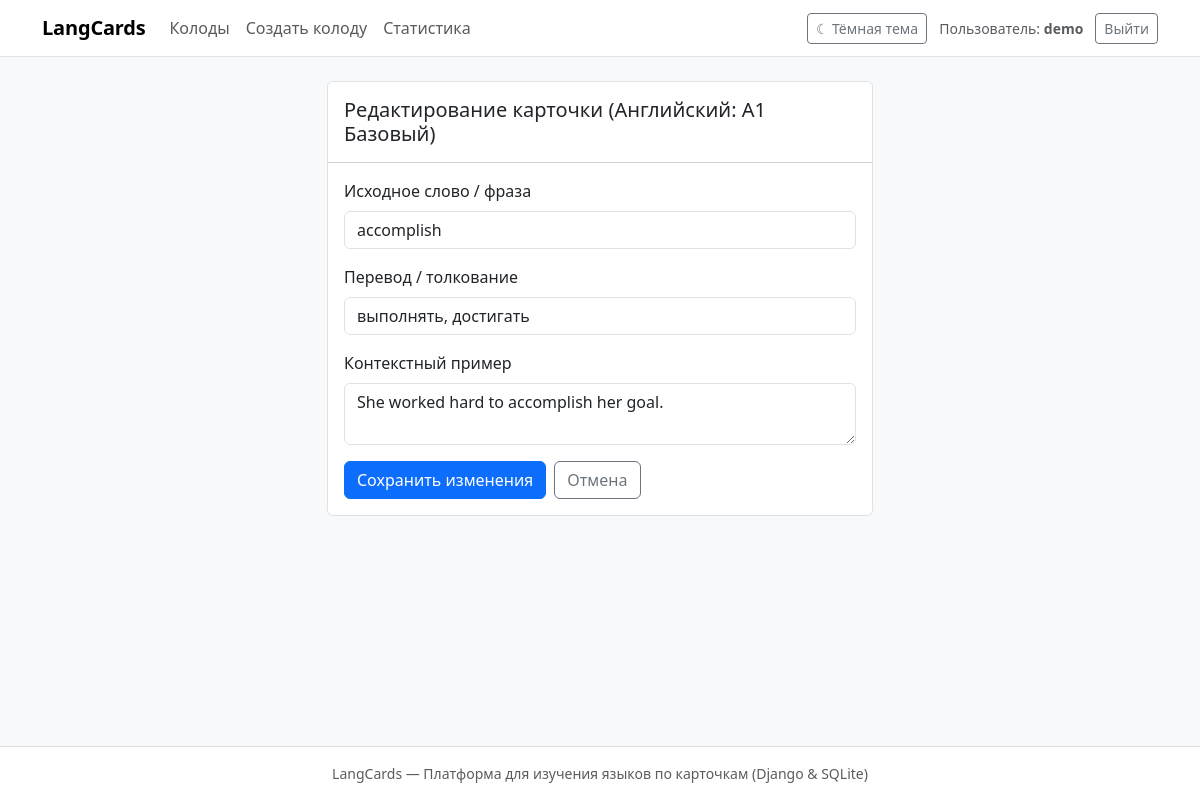
The page /cards/49/edit/ (signed in) on the database its author committed.
### cards/models.py (models this page shows, shortened)
class Deck(models.Model):
    title = models.CharField('Название колоды', max_length=150)
    source_language = models.CharField('Исходный язык', max_length=60, default='Английский')
    target_language = models.CharField('Изучаемый язык', max_length=60, default='Русский')
    owner = models.ForeignKey(
        settings.AUTH_USER_MODEL,
        on_delete=models.CASCADE,
        related_name='decks',
        verbose_name='Владелец',
    )
    class Meta:
        verbose_name = 'Колода'
        verbose_name_plural = 'Колоды'
        ordering = ['-id']

class Card(models.Model):
    class Status(models.TextChoices):
        NEW = 'new', 'Новое'
        LEARNING = 'learning', 'Изучается'
        LEARNED = 'learned', 'Выучено'
    deck = models.ForeignKey(
        Deck,
        on_delete=models.CASCADE,
        related_name='cards',
        verbose_name='Колода',
    )
    front_text = models.CharField('Исходное слово / фраза', max_length=255)
    back_text = models.CharField('Перевод / толкование', max_length=255)
    example = models.TextField('Контекстный пример', blank=True)
    review_count = models.PositiveIntegerField('Количество повторений', default=0)
    success_count = models.PositiveIntegerField('Правильных ответов', default=0)
    status = models.CharField(
        'Статус',
        max_length=16,
        choices=Status.choices,
        default=Status.NEW,
    )
    last_reviewed_at = models.DateTimeField(
        'Дата последнего повторения',
        null=True,
        blank=True,
    )
    class Meta:
        verbose_name = 'Карточка'
        verbose_name_plural = 'Карточки'
        ordering = ['id']

### cards/views.py (the view)
# urls.py: path('cards/<int:pk>/edit/', views.card_edit_view, name='card_edit'),
@login_required
def card_edit_view(request: HttpRequest, pk: int) -> HttpResponse:
    card = get_object_or_404(Card, pk=pk, deck__owner=request.user)
    if request.method == 'POST':
        form = CardForm(request.POST, instance=card)
        if form.is_valid():
            form.save()
            messages.success(request, f'Карточка «{card.front_text}» обновлена.')
            return redirect('deck_detail', pk=card.deck.pk)
    else:
        form = CardForm(instance=card)
    return render(
        request,
        'cards/card_form.html',
        {'form': form, 'card': card, 'deck': card.deck},
    )

### cards/forms.py
class CardForm(forms.ModelForm):
    class Meta:
        model = Card
        fields = ('front_text', 'back_text', 'example')
        widgets = {
            'front_text': forms.TextInput(
                attrs={
                    'class': 'form-control',
                    'placeholder': 'Слово или фраза (лицевая сторона)',
                }
            ),
            'back_text': forms.TextInput(
                attrs={
                    'class': 'form-control',
                    'placeholder': 'Перевод или толкование (оборот)',
                }
            ),
            'example': forms.Textarea(
                attrs={
                    'class': 'form-control',
                    'rows': 2,
                    'placeholder': 'Контекстный пример употребления (необязательно)',
                }
            ),
        }

### templates/cards/card_form.html (shortened to what this page needs)
{% extends 'base.html' %}
{% block content %}
<div class="row justify-content-center">
    <div class="col-md-7 col-lg-6">
        <div class="card bg-white">
            <div class="card-header bg-white py-3">
                <h1 class="h5 mb-0">Редактирование карточки ({{ deck.title }})</h1>
            </div>
            <div class="card-body">
                <form method="post" novalidate>
                    {% for field in form %}
                        <div class="mb-3">
                            <label for="{{ field.id_for_label }}" class="form-label">{{ field.label }}</label>
                            {{ field }}
                        </div>
                    {% endfor %}
                    <div class="d-flex gap-2">
                        <button type="submit" class="btn btn-primary">Сохранить изменения</button>
                        <a href="{% url 'deck_detail' deck.pk %}" class="btn btn-outline-secondary">Отмена</a>
                    </div>
                </form>
            </div>
        </div>
    </div>
</div>
{% endblock %}

### templates/base.html (shortened to what this page needs)
{% load static %}
<!DOCTYPE html>
<html lang="ru" data-bs-theme="light">
<head>
    <link href="https://cdn.jsdelivr.net/npm/bootstrap@5.3.3/dist/css/bootstrap.min.css" rel="stylesheet">
    <link rel="stylesheet" href="{% static 'css/style.css' %}">
</head>
<body class="d-flex flex-column min-vh-100">
    <header class="navbar navbar-expand-lg border-bottom mb-4">
        <div class="container">
            <a class="navbar-brand" href="{% url 'dashboard' %}">LangCards</a>
            <div class="collapse navbar-collapse" id="mainNavbar">
                {% if user.is_authenticated %}
                <ul class="navbar-nav me-auto mb-2 mb-lg-0">
                    <li class="nav-item">
                        <a class="nav-link {% if request.resolver_match.url_name == 'dashboard' %}active fw-semibold{% endif %}" href="{% url 'dashboard' %}">Колоды</a>
                    </li>
                    <li class="nav-item">
                        <a class="nav-link {% if request.resolver_match.url_name == 'deck_create' %}active fw-semibold{% endif %}" href="{% url 'deck_create' %}">Создать колоду</a>
                    </li>
                    <li class="nav-item">
                        <a class="nav-link {% if request.resolver_match.url_name == 'stats' %}active fw-semibold{% endif %}" href="{% url 'stats' %}">Статистика</a>
                    </li>
                </ul>
                <div class="d-flex align-items-center gap-2">
                    <button type="button" id="themeToggleBtn" class="btn btn-outline-secondary btn-sm">
                    </button>
                    <span class="text-muted small mx-1">Пользователь: <strong>{{ user.username }}</strong></span>
                    <form method="post" action="{% url 'logout' %}" class="m-0">
                        <button type="submit" class="btn btn-outline-secondary btn-sm">Выйти</button>
                    </form>
                </div>
                {% endif %}
            </div>
        </div>
    </header>
    <main class="container pb-5 flex-grow-1">
        {% block content %}{% endblock %}
    </main>
    <footer class="border-top py-3 mt-auto">
        <div class="container text-center text-muted small">
            LangCards — Платформа для изучения языков по карточкам (Django &amp; SQLite)
        </div>
    </footer>
</body>
</html>

### static/css/style.css (style rules this page uses)
:root, [data-bs-theme="light"] { --app-bg: #f8f9fa; --surface-bg: #ffffff; --table-head-bg: #f8f9fa; }
body { background-color: var(--app-bg); color: var(--bs-body-color); font-family: system-ui, -apple-system, "Segoe UI", Roboto, "Helvetica Neue", Arial, sans-serif; }
.navbar, footer, .card, .card-header, .card-footer { background-color: var(--surface-bg) !important; }
.navbar-brand { font-weight: 600; letter-spacing: -0.01em; }
.card { border: 1px solid var(--bs-border-color); border-radius: 0.375rem; box-shadow: none; }

### rows shown on the page
Deck: title "Английский: A1 Базовый"
Card: form "accomplish" "выполнять, достигать" "She worked hard to accomplish her goal."

### other values the page prints
{{ user.username }} "demo"
{{ field.label }} "Исходное слово / фраза" "Перевод / толкование" "Контекстный пример"
